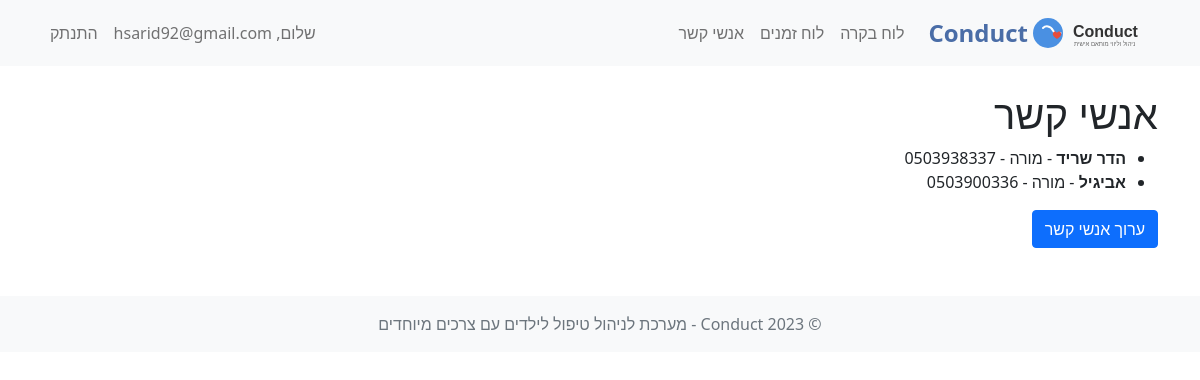
/contacts_page (signed in), run on the app's committed database.
### models.py (models this page shows, shortened)
class User(db.Model, UserMixin):
    id = db.Column(db.Integer, primary_key=True)
    username = db.Column(db.String(150), unique=True, nullable=False)
    password_hash = db.Column(db.String(256), nullable=False)

class Contact(db.Model):
    id = db.Column(db.Integer, primary_key=True)
    user_id = db.Column(db.Integer, db.ForeignKey('user.id'), nullable=False)
    name = db.Column(db.String(150), nullable=False)  # Name of the contact
    relation = db.Column(db.String(50), nullable=False)  # e.g., Teacher, Parent, Therapist
    phone_number = db.Column(db.String(20), nullable=False)

### contact_routes.py (the view)
@contact_bp.route('/contacts_page')
@login_required
def contacts_page():
    contacts = Contact.query.filter_by(user_id=current_user.id).all()
    return render_template('contacts_page.html', title="אנשי קשר", contacts=contacts)

### APP.py (called while the page is built)
@login_manager.user_loader
def load_user(user_id):
    return User.query.get(int(user_id))

### templates/contacts_page.html (shortened to what this page needs)
<!DOCTYPE html>
<html lang="en">
<head>
</head>
<body>
    {% extends "base.html" %}
    {% block content %}
    <h1>אנשי קשר</h1>
    <ul>
        {% for contact in contacts %}
        <li>
            <strong>{{ contact.name }}</strong> - {{ contact.relation }} - {{ contact.phone_number }}
        </li>
        {% endfor %}
    </ul>
    <a href="{{ url_for('contacts') }}" class="btn btn-primary">ערוך אנשי קשר</a>
    {% endblock %}

### templates/base.html (shortened to what this page needs)
<!DOCTYPE html>
<html lang="he" dir="rtl">
<head>
    <link rel="stylesheet" href="https://cdn.jsdelivr.net/npm/bootstrap@5.0.2/dist/css/bootstrap.rtl.min.css">
    <link rel="stylesheet" href="https://cdnjs.cloudflare.com/ajax/libs/font-awesome/6.0.0-beta3/css/all.min.css">
</head>
<body>
    <nav class="navbar navbar-expand-lg navbar-light bg-light mb-4">
        <div class="container">
            <a class="navbar-brand d-flex align-items-center" href="{{ url_for('index') }}">
                <img src="{{ url_for('static', filename='img/logo.svg') }}" alt="Conduct Logo">
                <span class="app-name">Conduct</span>
            </a>
            <div class="collapse navbar-collapse" id="navbarNav">
                <ul class="navbar-nav me-auto">
                    {% if current_user.is_authenticated %}
                    <li class="nav-item">
                        <a class="nav-link" href="{{ url_for('user.dashboard') }}">לוח בקרה</a>
                    </li>
                    <li class="nav-item">
                        <a class="nav-link" href="{{ url_for('schedule.schedule') }}">לוח זמנים</a>
                    </li>
                    <li class="nav-item">
                        <a class="nav-link" href="{{ url_for('contact.contacts') }}">אנשי קשר</a>
                    </li>
                    {% endif %}
                </ul>
                <ul class="navbar-nav">
                    {% if current_user.is_authenticated %}
                    <li class="nav-item">
                        <span class="nav-link">שלום, {{ current_user.username }}</span>
                    </li>
                    <li class="nav-item">
                        <a class="nav-link" href="{{ url_for('user.logout') }}">התנתק</a>
                    </li>
                    {% endif %}
                </ul>
            </div>
        </div>
    </nav>
    <div class="container">
        {% block content %}{% endblock %}
    </div>
    <footer class="footer mt-5 py-3 bg-light">
        <div class="container text-center">
            <span class="text-muted">© 2023 Conduct - מערכת לניהול טיפול לילדים עם צרכים מיוחדים</span>
        </div>
    </footer>
</body>
</html>

### templates/base.html (style rules this page uses)
.navbar-brand img { height: 40px; margin-right: 10px; }
.app-name { font-weight: bold; color: #4a6da7; font-size: 24px; }
body { direction: rtl; text-align: right; }

### data on the page
User: username "hsarid92@gmail.com"
Contact: name "הדר שריד", relation "מורה", phone_number "0503938337"
Contact: name "אביגיל", relation "מורה", phone_number "0503900336"
